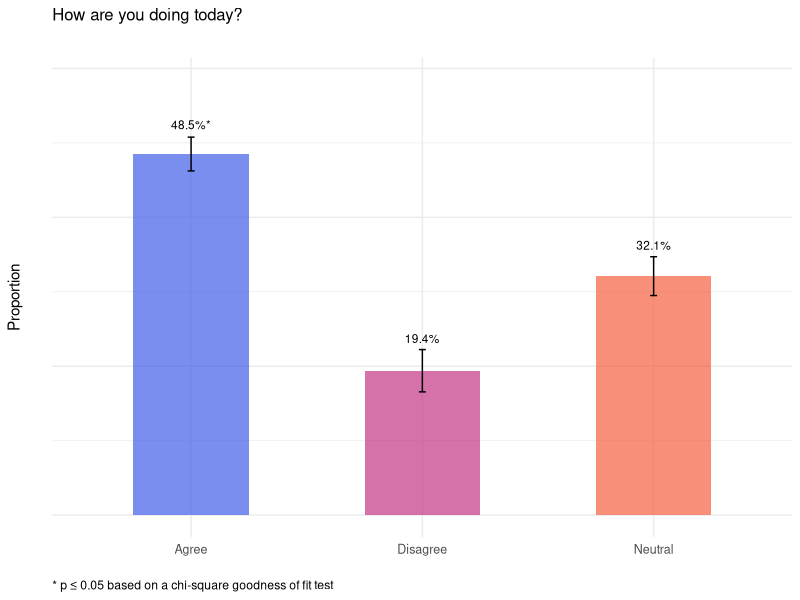
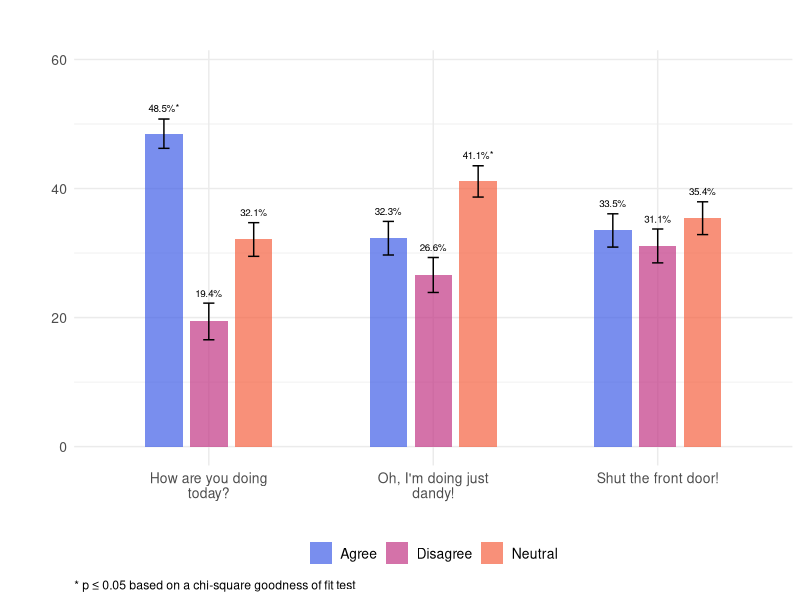

Reproduce these figures in R, in order.
## ---- chunk 1
# Import dependencies
library(dplyr)
library(ggplot2)
library(ggtext)
library(stringr)
library(tidyr)
## ---- chunk 2
# This function renders a grouped bar plot of all nominal vectors inputted
render_props <- function(x, ...) {
  
  # Get optional arguments
  options <- list(...)
  
  # Check whether optional arguments are set
  if(is.numeric(options$plot_title_font_size)) plot_title_font_size <- options$plot_title_font_size else plot_title_font_size <- 10
  if(length(options$x_axis_label)) x_axis_label <- options$x_axis_label else x_axis_label <- ""
  if(length(options$y_axis_label)) y_axis_label <- options$y_axis_label else y_axis_label <- ""
  if(is.numeric(options$axis_text_font_size)) axis_text_font_size <- options$axis_text_font_size else axis_text_font_size <- 10
  if(is.numeric(options$label_font_size)) label_font_size <- options$label_font_size else label_font_size <- 2.5
  if(is.numeric(options$error_bar_size)) error_bar_size <- options$error_bar_size else error_bar_size <- 0.15
  if(isFALSE(options$show_legend)) show_legend <- "none" else show_legend <- "bottom"
  if(isFALSE(options$show_x_axis)) x_axis_text <- element_blank() else x_axis_text <- element_text(size = axis_text_font_size)
  if(isFALSE(options$show_y_axis)) y_axis_text <- element_blank() else y_axis_text <- element_text(size = axis_text_font_size)
  if(is.numeric(options$legend_text_font_size)) legend_text_font_size <- options$legend_text_font_size else legend_text_font_size <- 10
  
  # This function runs a chi-square goodness of fit test and computes props for a nominal vector
  get_props <- function(x, label) {
    
    # Run Chi-square goodness of fit test
    test <- chisq.test(
      x = x %>%
        table %>% 
        unname
    )
    
    # Compute props
    props <- x %>% 
      table %>%
      prop.table %>%
      as_tibble %>%
      rename(level = ".", prop = n) %>%
      mutate(
        item = label,
        n = x %>%
          table %>%
          unname,
        error = sqrt((prop * (1 - prop)) / n) * 100,
        prop = round(prop * 100, 1),
        stat_sig = ""
      ) %>%
      relocate(item, .before = level)
    
    # If stat sig
    if(test$p.value <= 0.05) {
      
      # Identify prop with largest residual
      largest_residual <- which(abs(test$residuals) == max(abs(test$residuals)))
      
      # Add asterisk to stat_sig vector row with largest residual
      props$stat_sig[largest_residual] <- "*"
      
    }
    
    return(props)
    
  }
  
  # Wrap vector names if too long
  names(x) <- str_wrap(
    string = names(x),
    width = 20
  )

  # Pivot all nominal vectors long, then run each vector through the get_props function
  df <- x %>%
    pivot_longer(cols = all_of(names(x))) %>%
    group_by(name) %>%
    reframe(get_props(value, unique(name))) %>%
    ungroup() %>%
    mutate(
      item = factor(
        x = item,
        levels = all_of(names(x))
      )
    )
  
  # Create color palette
  color_palette <- c(
    "#405DE6", 
    "#5B51D8", 
    "#833AB4",
    "#C13584",
    "#E1306C",
    "#FD1D1D",
    "#F56040",
    "#F77737",
    "#FCAF45",
    "#FFDC80"
  )
  
  # Tweak plot based on number of items passed into function
  if(ncol(x) > 1) {
    
    # Select the number of colors needed
    fill_colors <- color_palette[
      seq(
        from = 1, 
        to = length(color_palette), 
        by = floor(length(color_palette) / length(levels(df$item)))
      )[1:length(levels(df$item))]
    ]
    
    # Set mapping content
    mapping_content <- aes(
      x = item, 
      y = prop, 
      fill = level,
      label = paste0(format(prop, nsmall = 1), "%", stat_sig)
    )
    
    # Set plot title
    plot_title <- ""
      
  } else {
    
    # Select the number of colors needed
    fill_colors <- color_palette[
      seq(
        from = 1, 
        to = length(color_palette), 
        by = floor(length(color_palette) / nrow(df))
      )[1:nrow(df)]
    ]
    
    # Set mapping content
    mapping_content <- aes(
      x = level, 
      y = prop, 
      fill = level,
      label = paste0(format(prop, nsmall = 1), "%", stat_sig)
    )
    
    # Set plot title
    plot_title <- gsub("\n", " ", df$item[1])
    
  }
  
  # Render bar plot
  ggplot(
    data = df,
    mapping = mapping_content
  ) + 
    geom_bar(
      stat = "identity", 
      width = 0.5, 
      position = position_dodge(width = 0.6), 
      alpha = 0.7
    ) +
    geom_text(
      position = position_dodge(width = 0.6),
      aes(vjust = -1.5, y = prop + (error / 1.5)), 
      size = label_font_size
    ) +
    geom_errorbar(
      aes(ymin = prop - error, ymax = prop + error),
      width = error_bar_size,
      position = position_dodge(width = 0.6)
    ) + 
    scale_fill_manual(values = fill_colors) +
    scale_y_continuous(limits = c(0, min(100, max(df$prop + 10)))) +
    labs(
      title = plot_title,
      x = x_axis_label, 
      y = y_axis_label,
      caption = if_else(
        condition = "*" %in% df$stat_sig,
        true = "&ast; p &le; 0.05 based on a chi-square goodness of fit test",
        false = ""
      )
    ) +
    theme_minimal() +
    theme(
      plot.title = element_text(size = plot_title_font_size, margin = margin(0, 0, plot_title_font_size * 2, 0)),
      axis.title.x = element_text(margin = margin(0, axis_text_font_size * 2, 0)),
      axis.title.y = element_text(margin = margin(0, axis_text_font_size * 2, 0)),
      axis.text.x = x_axis_text,
      axis.text.y = y_axis_text,
      legend.position = show_legend,
      legend.title = element_blank(),
      legend.text = element_text(size = legend_text_font_size),
      plot.caption = element_markdown(hjust = 0)
    )
  
} 
## ---- chunk 3
# Create fake data
df <- tibble(
  `How are you doing today?` = sample(
    x = c("Agree", "Disagree", "Neutral"),
    size = 1000,
    replace = TRUE,
    prob = c(0.5, 0.2, 0.3)
  ),
  `Oh, I'm doing just dandy!` = sample(
    x = c("Agree", "Disagree", "Neutral"),
    size = 1000,
    replace = TRUE,
    prob = c(0.3, 0.27, 0.43)
  ),
  `Shut the front door!` = sample(
    x = c("Agree", "Disagree", "Neutral"),
    size = 1000,
    replace = TRUE,
    prob = c(0.32, 0.33, 0.35)
  )
)
## ---- chunk 4
render_props(
  x = df %>% 
    select(`How are you doing today?`),
  plot_title_font_size = 12,
  y_axis_label = "Proportion",
  show_y_axis = FALSE,
  axis_text_font_size = 9,
  label_font_size = 3,
  error_bar_size = 0.03,
  show_legend = FALSE
)
## ---- chunk 5
render_props(
  x = df %>% 
    select(
      `How are you doing today?`, 
      `Oh, I'm doing just dandy!`, 
      `Shut the front door!`
    )
)
